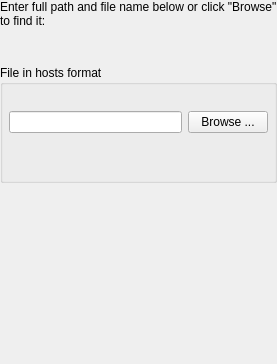
     <widget class="QWidget" name="WizardPage1" >
      <layout class="QVBoxLayout" >
       <property name="spacing" >
        <number>6</number>
       </property>
       <property name="leftMargin" >
        <number>0</number>
       </property>
       <property name="topMargin" >
        <number>0</number>
       </property>
       <property name="rightMargin" >
        <number>0</number>
       </property>
       <property name="bottomMargin" >
        <number>0</number>
       </property>
       <item>
        <widget class="QLabel" name="textLabel1_2" >
         <property name="text" >
          <string>Enter full path and file name below or click "Browse" to find it:</string>
         </property>
         <property name="alignment" >
          <set>Qt::AlignVCenter</set>
         </property>
         <property name="wordWrap" >
          <bool>true</bool>
         </property>
        </widget>
       </item>
       <item>
        <spacer>
         <property name="orientation" >
          <enum>Qt::Vertical</enum>
         </property>
         <property name="sizeType" >
          <enum>QSizePolicy::Expanding</enum>
         </property>
         <property name="sizeHint" >
          <size>
           <width>20</width>
           <height>31</height>
          </size>
         </property>
        </spacer>
       </item>
       <item>
        <widget class="QGroupBox" name="groupBox1" >
         <property name="title" >
          <string>File in hosts format</string>
         </property>
         <layout class="QVBoxLayout" >
          <property name="spacing" >
           <number>6</number>
          </property>
          <property name="leftMargin" >
           <number>6</number>
          </property>
          <property name="topMargin" >
           <number>6</number>
          </property>
          <property name="rightMargin" >
           <number>6</number>
          </property>
          <property name="bottomMargin" >
           <number>6</number>
          </property>
          <item>
           <spacer>
            <property name="orientation" >
             <enum>Qt::Vertical</enum>
            </property>
            <property name="sizeType" >
             <enum>QSizePolicy::Expanding</enum>
            </property>
            <property name="sizeHint" >
             <size>
              <width>20</width>
              <height>20</height>
             </size>
            </property>
           </spacer>
          </item>
          <item>
           <layout class="QHBoxLayout" >
            <property name="spacing" >
             <number>6</number>
            </property>
            <property name="leftMargin" >
             <number>0</number>
            </property>
            <property name="topMargin" >
             <number>0</number>
            </property>
            <property name="rightMargin" >
             <number>0</number>
            </property>
            <property name="bottomMargin" >
             <number>0</number>
            </property>
            <item>
             <widget class="QLineEdit" name="filename" />
            </item>
            <item>
             <widget class="QPushButton" name="browseButton" >
              <property name="text" >
               <string>Browse ...</string>
              </property>
             </widget>
            </item>
           </layout>
          </item>
          <item>
           <spacer>
            <property name="orientation" >
             <enum>Qt::Vertical</enum>
            </property>
            <property name="sizeType" >
             <enum>QSizePolicy::Expanding</enum>
            </property>
            <property name="sizeHint" >
             <size>
              <width>20</width>
              <height>41</height>
             </size>
            </property>
           </spacer>
          </item>
         </layout>
        </widget>
       </item>
       <item>
        <spacer>
         <property name="orientation" >
          <enum>Qt::Vertical</enum>
         </property>
         <property name="sizeType" >
          <enum>QSizePolicy::Expanding</enum>
         </property>
         <property name="sizeHint" >
          <size>
           <width>20</width>
           <height>181</height>
          </size>
         </property>
        </spacer>
       </item>
      </layout>
     </widget>
